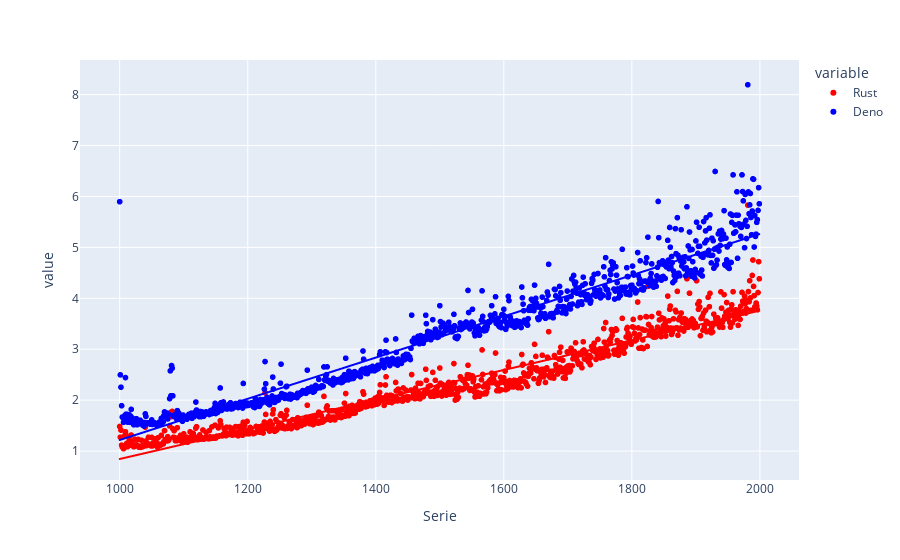
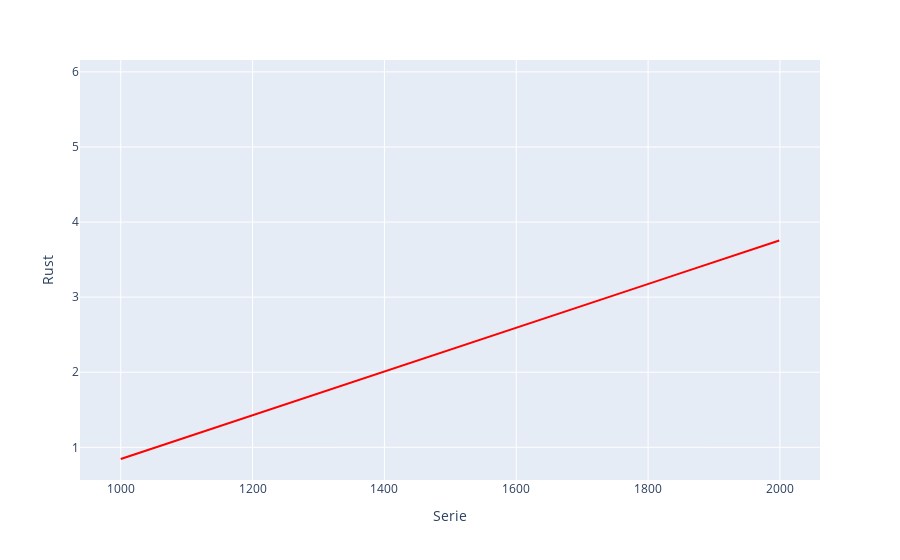
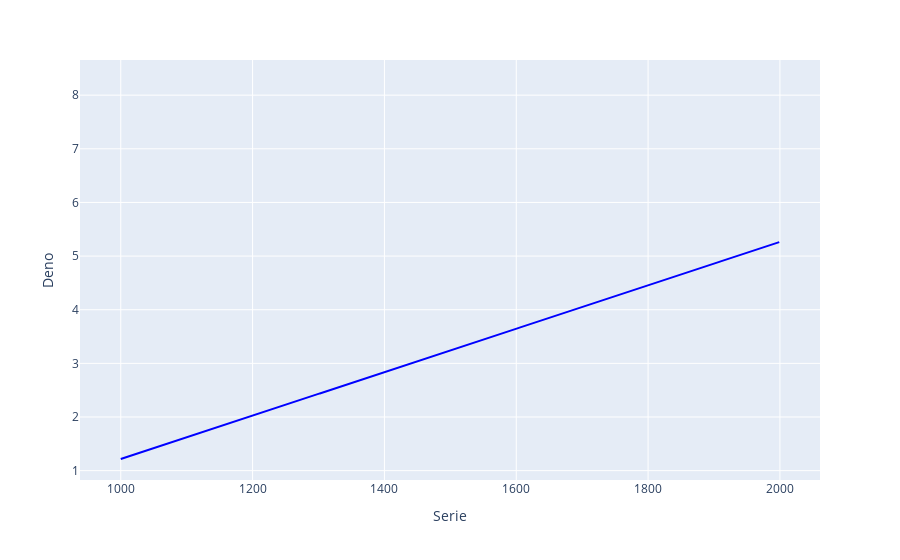

Here is the notebook cell these charts were saved with, in order:
### Code cell
import plotly.express as px

fig_rs = px.scatter(secret_source_data, x="Serie", y=["Rust", "Deno"],color_discrete_sequence=['rgb(255,0,0)', 'rgb(0,0,255)'], trendline="ols", )

rs_trenline = px.scatter(secret_source_data, x="Serie", y="Rust", trendline="ols", color_discrete_sequence=['rgba(0,0,0,0)'], trendline_color_override='rgb(255,0,0)')
dn_trenline = px.scatter(secret_source_data, x="Serie", y="Deno", trendline="ols", color_discrete_sequence=['rgba(0,0,0,0)'], trendline_color_override='rgb(0,0,255)')

fig_rs.show()
rs_trenline.show()
dn_trenline.show()

### Figure 1 — Plotly figure (JSON) as saved in the notebook; plotly's stock layout.template omitted (floating-point values rounded to 4 significant figures; data arrays with more than 128 entries replaced by an {"elided": "..."} marker saying what was removed)
{"data": [{"hovertemplate": "variable=Rust<br>Serie=%{x}<br>value=%{y}<extra></extra>", "legendgroup": "Rust", "marker": {"color": "rgb(255,0,0)", "symbol": "circle"}, "mode": "markers", "name": "Rust", "showlegend": true, "type": "scattergl", "x": {"elided": "1000 int values"}, "xaxis": "x", "y": {"elided": "1000 float values"}, "yaxis": "y"}, {"hovertemplate": "<b>OLS trendline</b><br>value = 0.00291415 * Serie + -2.07003<br>R<sup>2</sup>=0.931983<br><br>variable=Rust<br>Serie=%{x}<br>value=%{y} <b>(trend)</b><extra></extra>", "legendgroup": "Rust", "marker": {"color": "rgb(255,0,0)", "symbol": "circle"}, "mode": "lines", "name": "Rust", "showlegend": false, "type": "scattergl", "x": {"elided": "1000 int values"}, "xaxis": "x", "y": {"elided": "1000 float values"}, "yaxis": "y"}, {"hovertemplate": "variable=Deno<br>Serie=%{x}<br>value=%{y}<extra></extra>", "legendgroup": "Deno", "marker": {"color": "rgb(0,0,255)", "symbol": "circle"}, "mode": "markers", "name": "Deno", "showlegend": true, "type": "scattergl", "x": {"elided": "1000 int values"}, "xaxis": "x", "y": {"elided": "1000 float values"}, "yaxis": "y"}, {"hovertemplate": "<b>OLS trendline</b><br>value = 0.00404735 * Serie + -2.83015<br>R<sup>2</sup>=0.928557<br><br>variable=Deno<br>Serie=%{x}<br>value=%{y} <b>(trend)</b><extra></extra>", "legendgroup": "Deno", "marker": {"color": "rgb(0,0,255)", "symbol": "circle"}, "mode": "lines", "name": "Deno", "showlegend": false, "type": "scattergl", "x": {"elided": "1000 int values"}, "xaxis": "x", "y": {"elided": "1000 float values"}, "yaxis": "y"}], "layout": {"legend": {"title": {"text": "variable"}, "tracegroupgap": 0}, "margin": {"t": 60}, "xaxis": {"anchor": "y", "domain": [0, 1], "title": {"text": "Serie"}}, "yaxis": {"anchor": "x", "domain": [0, 1], "title": {"text": "value"}}}}

### Figure 2 — Plotly figure (JSON) as saved in the notebook; plotly's stock layout.template omitted (floating-point values rounded to 4 significant figures; data arrays with more than 128 entries replaced by an {"elided": "..."} marker saying what was removed)
{"data": [{"hovertemplate": "Serie=%{x}<br>Rust=%{y}<extra></extra>", "legendgroup": "", "marker": {"color": "rgba(0,0,0,0)", "symbol": "circle"}, "mode": "markers", "name": "", "orientation": "v", "showlegend": false, "type": "scatter", "x": {"elided": "1000 int values"}, "xaxis": "x", "y": {"elided": "1000 float values"}, "yaxis": "y"}, {"hovertemplate": "<b>OLS trendline</b><br>Rust = 0.00291415 * Serie + -2.07003<br>R<sup>2</sup>=0.931983<br><br>Serie=%{x}<br>Rust=%{y} <b>(trend)</b><extra></extra>", "legendgroup": "", "line": {"color": "rgb(255,0,0)"}, "marker": {"color": "rgba(0,0,0,0)", "symbol": "circle"}, "mode": "lines", "name": "", "showlegend": false, "type": "scatter", "x": {"elided": "1000 int values"}, "xaxis": "x", "y": {"elided": "1000 float values"}, "yaxis": "y"}], "layout": {"legend": {"tracegroupgap": 0}, "margin": {"t": 60}, "xaxis": {"anchor": "y", "domain": [0, 1], "title": {"text": "Serie"}}, "yaxis": {"anchor": "x", "domain": [0, 1], "title": {"text": "Rust"}}}}

### Figure 3 — Plotly figure (JSON) as saved in the notebook; plotly's stock layout.template omitted (floating-point values rounded to 4 significant figures; data arrays with more than 128 entries replaced by an {"elided": "..."} marker saying what was removed)
{"data": [{"hovertemplate": "Serie=%{x}<br>Deno=%{y}<extra></extra>", "legendgroup": "", "marker": {"color": "rgba(0,0,0,0)", "symbol": "circle"}, "mode": "markers", "name": "", "orientation": "v", "showlegend": false, "type": "scatter", "x": {"elided": "1000 int values"}, "xaxis": "x", "y": {"elided": "1000 float values"}, "yaxis": "y"}, {"hovertemplate": "<b>OLS trendline</b><br>Deno = 0.00404735 * Serie + -2.83015<br>R<sup>2</sup>=0.928557<br><br>Serie=%{x}<br>Deno=%{y} <b>(trend)</b><extra></extra>", "legendgroup": "", "line": {"color": "rgb(0,0,255)"}, "marker": {"color": "rgba(0,0,0,0)", "symbol": "circle"}, "mode": "lines", "name": "", "showlegend": false, "type": "scatter", "x": {"elided": "1000 int values"}, "xaxis": "x", "y": {"elided": "1000 float values"}, "yaxis": "y"}], "layout": {"legend": {"tracegroupgap": 0}, "margin": {"t": 60}, "xaxis": {"anchor": "y", "domain": [0, 1], "title": {"text": "Serie"}}, "yaxis": {"anchor": "x", "domain": [0, 1], "title": {"text": "Deno"}}}}
